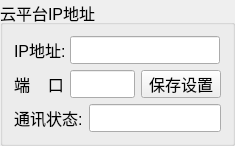
  <widget class="QGroupBox" name="cloudIPSetBox">
   <property name="geometry">
    <rect>
     <x>320</x>
     <y>400</y>
     <width>235</width>
     <height>138</height>
    </rect>
   </property>
   <property name="font">
    <font>
     <pointsize>12</pointsize>
    </font>
   </property>
   <property name="title">
    <string>云平台IP地址</string>
   </property>
   <layout class="QVBoxLayout" name="verticalLayout_5">
    <item>
     <layout class="QHBoxLayout" name="horizontalLayout_17">
      <item>
       <widget class="QLabel" name="label_Hostip">
        <property name="minimumSize">
         <size>
          <width>50</width>
          <height>28</height>
         </size>
        </property>
        <property name="maximumSize">
         <size>
          <width>50</width>
          <height>28</height>
         </size>
        </property>
        <property name="font">
         <font>
          <pointsize>12</pointsize>
         </font>
        </property>
        <property name="text">
         <string>IP地址:</string>
        </property>
       </widget>
      </item>
      <item>
       <widget class="QLineEdit" name="m_hostip">
        <property name="sizePolicy">
         <sizepolicy hsizetype="Expanding" vsizetype="Preferred">
          <horstretch>0</horstretch>
          <verstretch>0</verstretch>
         </sizepolicy>
        </property>
        <property name="minimumSize">
         <size>
          <width>150</width>
          <height>28</height>
         </size>
        </property>
        <property name="maximumSize">
         <size>
          <width>150</width>
          <height>28</height>
         </size>
        </property>
        <property name="font">
         <font>
          <pointsize>12</pointsize>
         </font>
        </property>
        <property name="echoMode">
         <enum>QLineEdit::Normal</enum>
        </property>
       </widget>
      </item>
     </layout>
    </item>
    <item>
     <layout class="QHBoxLayout" name="horizontalLayout_5">
      <item>
       <widget class="QLabel" name="label_com">
        <property name="minimumSize">
         <size>
          <width>50</width>
          <height>28</height>
         </size>
        </property>
        <property name="maximumSize">
         <size>
          <width>50</width>
          <height>28</height>
         </size>
        </property>
        <property name="font">
         <font>
          <pointsize>12</pointsize>
         </font>
        </property>
        <property name="text">
         <string>端    口:</string>
        </property>
       </widget>
      </item>
      <item>
       <widget class="QLineEdit" name="m_com">
        <property name="sizePolicy">
         <sizepolicy hsizetype="Expanding" vsizetype="Preferred">
          <horstretch>0</horstretch>
          <verstretch>0</verstretch>
         </sizepolicy>
        </property>
        <property name="minimumSize">
         <size>
          <width>60</width>
          <height>28</height>
         </size>
        </property>
        <property name="maximumSize">
         <size>
          <width>70</width>
          <height>28</height>
         </size>
        </property>
        <property name="font">
         <font>
          <pointsize>12</pointsize>
         </font>
        </property>
        <property name="echoMode">
         <enum>QLineEdit::Normal</enum>
        </property>
       </widget>
      </item>
      <item>
       <widget class="QPushButton" name="pushButton_saveCloudIP">
        <property name="sizePolicy">
         <sizepolicy hsizetype="Expanding" vsizetype="Preferred">
          <horstretch>0</horstretch>
          <verstretch>0</verstretch>
         </sizepolicy>
        </property>
        <property name="minimumSize">
         <size>
          <width>0</width>
          <height>28</height>
         </size>
        </property>
        <property name="maximumSize">
         <size>
          <width>80</width>
          <height>28</height>
         </size>
        </property>
        <property name="font">
         <font>
          <pointsize>12</pointsize>
         </font>
        </property>
        <property name="text">
         <string>保存设置</string>
        </property>
       </widget>
      </item>
     </layout>
    </item>
    <item>
     <layout class="QHBoxLayout" name="horizontalLayout_25">
      <item>
       <widget class="QLabel" name="label_cloudComStatus">
        <property name="minimumSize">
         <size>
          <width>0</width>
          <height>28</height>
         </size>
        </property>
        <property name="maximumSize">
         <size>
          <width>16777215</width>
          <height>28</height>
         </size>
        </property>
        <property name="font">
         <font>
          <pointsize>12</pointsize>
         </font>
        </property>
        <property name="text">
         <string>通讯状态:</string>
        </property>
       </widget>
      </item>
      <item>
       <widget class="QLineEdit" name="m_cloudComStatus">
        <property name="sizePolicy">
         <sizepolicy hsizetype="Expanding" vsizetype="Preferred">
          <horstretch>0</horstretch>
          <verstretch>0</verstretch>
         </sizepolicy>
        </property>
        <property name="minimumSize">
         <size>
          <width>0</width>
          <height>28</height>
         </size>
        </property>
        <property name="maximumSize">
         <size>
          <width>150</width>
          <height>28</height>
         </size>
        </property>
        <property name="font">
         <font>
          <pointsize>12</pointsize>
         </font>
        </property>
        <property name="echoMode">
         <enum>QLineEdit::Normal</enum>
        </property>
        <property name="readOnly">
         <bool>true</bool>
        </property>
       </widget>
      </item>
     </layout>
    </item>
   </layout>
  </widget>
